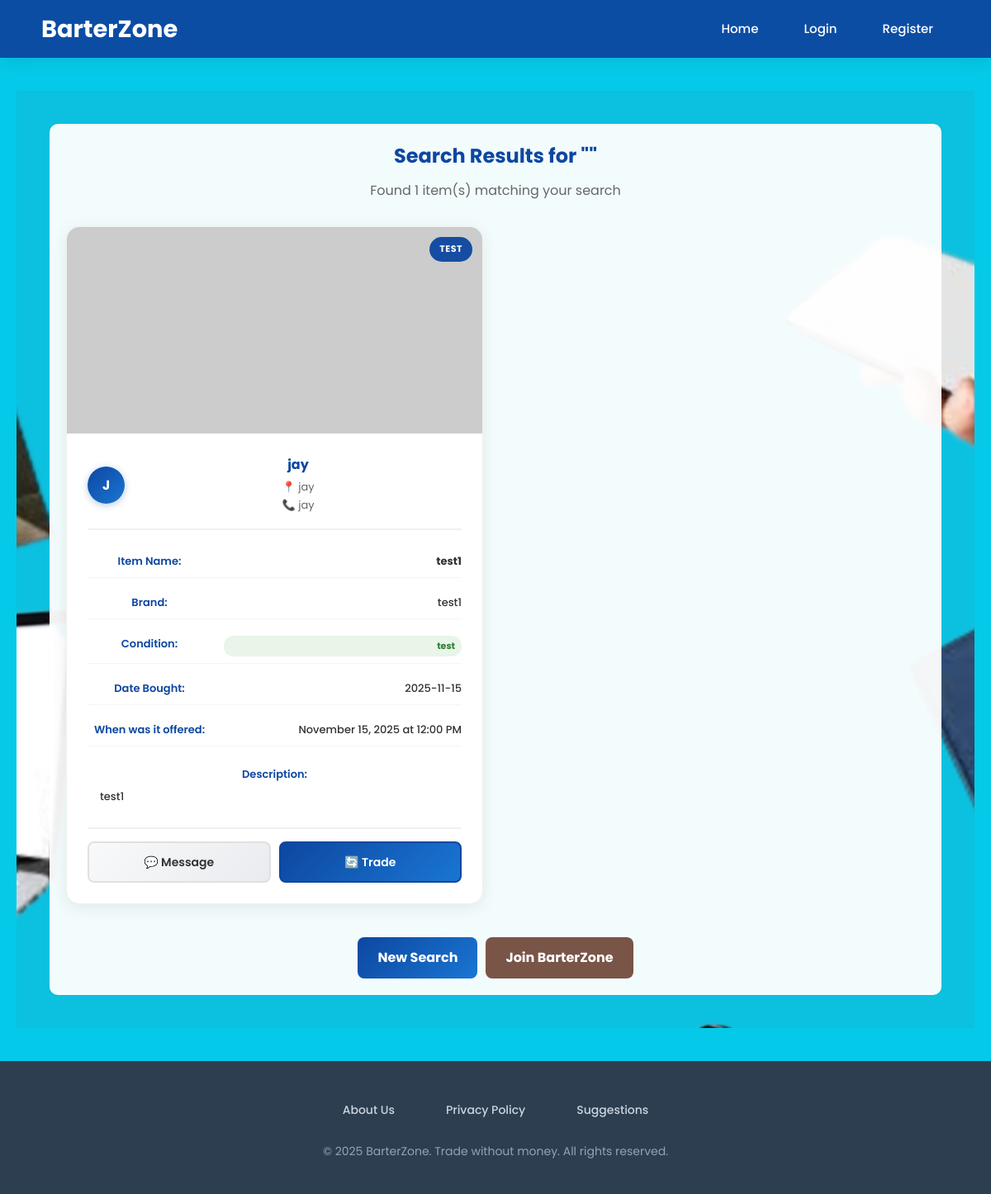
Before: /search_items with the older database file.
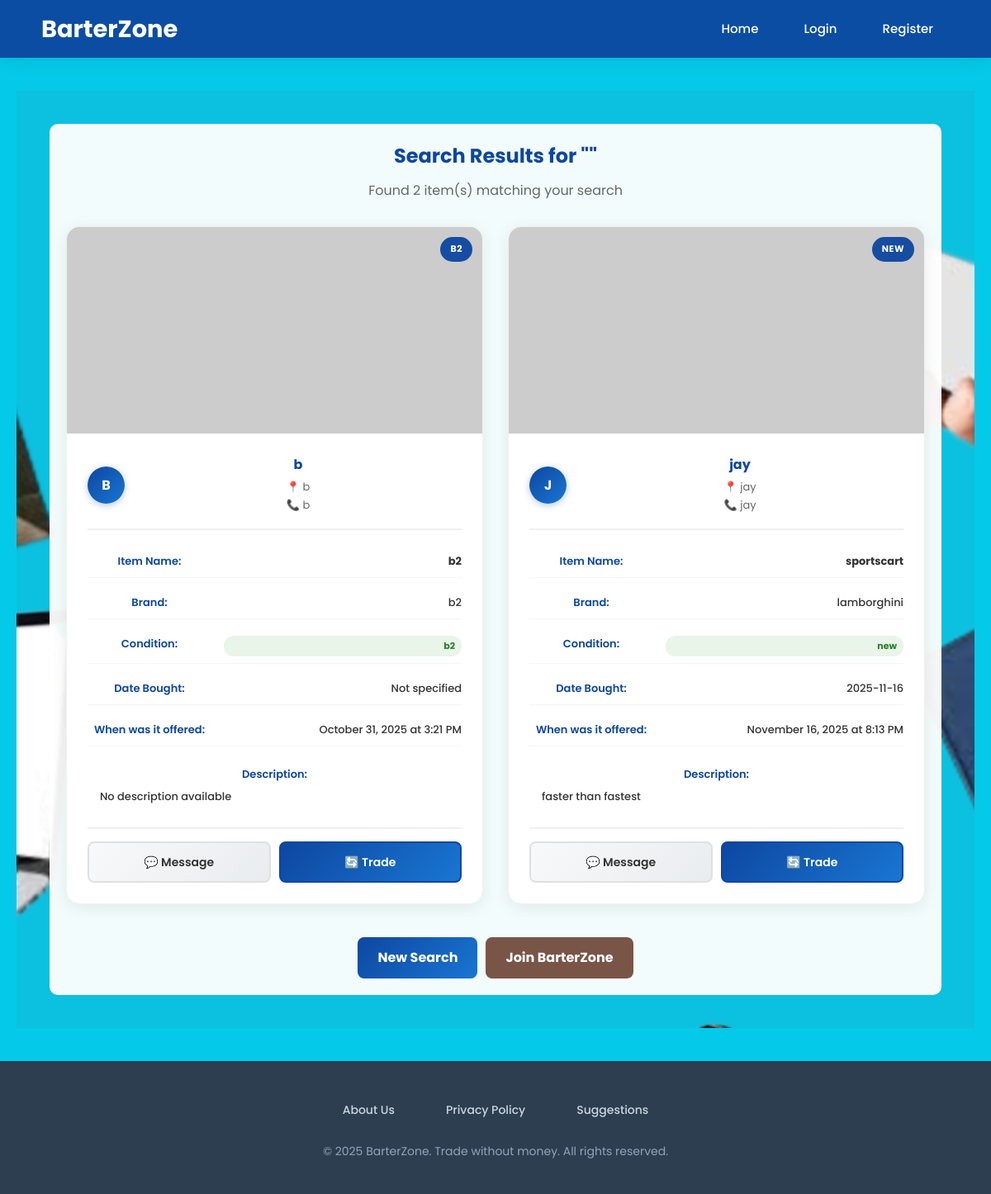
After: the same page with the newer database file.
### tables this page shows
CREATE TABLE items (
            items_id INTEGER PRIMARY KEY AUTOINCREMENT,
            user_id INTEGER,
            item_Name TEXT NOT NULL,
            item_Brand TEXT,
            item_Condition TEXT,
            item_DateBought TEXT,
            item_DateOffered TEXT,
            item_Description TEXT,
            item_image TEXT,
            item_available BOOLEAN DEFAULT 1,
            created_at TIMESTAMP DEFAULT CURRENT_TIMESTAMP,
            FOREIGN KEY (user_id) REFERENCES users (id)
        );

CREATE TABLE users (
            id INTEGER PRIMARY KEY AUTOINCREMENT,
            username TEXT UNIQUE NOT NULL,
            email TEXT,
            password TEXT NOT NULL,
            birthdate TEXT,
            location TEXT,
            full_name TEXT,
            contact TEXT,
            created_at TIMESTAMP DEFAULT CURRENT_TIMESTAMP
        , is_admin BOOLEAN DEFAULT 0);

### app.py (the view)
@app.route('/search_items')
def search_items():
    query = request.args.get('q', '')
    with sqlite3.connect(DB_NAME) as conn:
        conn.row_factory = sqlite3.Row
        items = conn.execute("""
            SELECT i.*, u.username, u.full_name, u.location, u.contact
            FROM items i
            JOIN users u ON i.user_id = u.id
            WHERE (i.item_Name LIKE ? OR i.item_Brand LIKE ? OR i.item_Description LIKE ?
            OR u.username LIKE ? OR u.full_name LIKE ?)
            AND u.is_admin = 0  -- EXCLUDE ADMIN USERS
            AND (i.item_available IS NULL OR i.item_available = 1)
            AND i.items_id NOT IN (
                -- Items in active trades
                SELECT offer_item_id FROM trades WHERE trade_status IN ('pending', 'accepted')
                UNION
                SELECT target_item_id FROM trades WHERE trade_status IN ('pending', 'accepted')
                UNION
                -- Items in completed trades
                SELECT offer_item_id FROM trades WHERE trade_status = 'completed'
                UNION
                SELECT target_item_id FROM trades WHERE trade_status = 'completed'
            )
        """, (f"%{query}%", f"%{query}%", f"%{query}%", f"%{query}%", f"%{query}%")).fetchall()
    return render_template('search_results.html', items=items, query=query)

### templates/search_results.html (shortened to what the changed rows need)
{% extends "base.html" %}
{% block content %}
<section class="hero-section">
  <div class="overlay" style="background: rgba(255,255,255,0.95); color:#333; max-width: 1400px; width:100%; padding:20px; border-radius:10px;">
    <h2 style="color:#0d47a1; margin-bottom:10px; text-align: center;">Search Results for "{{ query }}"</h2>
    <p style="color:#666; margin-bottom:30px; text-align: center;">Found {{ items|length }} item(s) matching your search</p>
    {% if items %}
    <div class="items-grid">
        {% for item in items %}
        <div class="item-card">
            <div class="item-image">
    {% if item['item_image'] %}
    <img src="{{ item['item_image'] }}" alt="{{ item['item_Name'] }}" onerror="this.src='https://via.placeholder.com/300x200/0d47a1/ffffff?text=No+Image'">
    {% else %}
    <img src="https://via.placeholder.com/300x200/0d47a1/ffffff?text=No+Image" alt="{{ item['item_Name'] }}">
    {% endif %}
    <div class="item-condition">{{ item['item_Condition'] or 'Good' }}</div>
</div>
            <div class="item-details">
                <div class="owner-section">
                    <div class="owner-avatar">
                        {{ (item['full_name'] or item['username'])|first|upper }}
                    </div>
                    <div class="owner-info">
                        <div class="owner-name">{{ item['full_name'] or item['username'] }}</div>
                        {% if item['location'] %}
                        <div class="owner-location">📍 {{ item['location'] }}</div>
                        {% endif %}
                        {% if item['contact'] %}
                        <div class="owner-contact">📞 {{ item['contact'] }}</div>
                        {% endif %}
                    </div>
                </div>
                <div class="detail-row">
                    <span class="detail-label">Item Name:</span>
                    <span class="detail-value">
                        <a href="{{ url_for('view_item', item_id=item['items_id']) }}" style="color: inherit; text-decoration: none; font-weight: bold;">
                            {{ item['item_Name'] }}
                        </a>
                    </span>
                </div>
                <div class="detail-row">
                    <span class="detail-label">Brand:</span>
                    <span class="detail-value">{{ item['item_Brand'] or 'Not specified' }}</span>
                </div>
                <div class="detail-row">
                    <span class="detail-label">Condition:</span>
                    <span class="detail-value condition-badge">{{ item['item_Condition'] or 'Good' }}</span>
                </div>
                <div class="detail-row">
                    <span class="detail-label">Date Bought:</span>
                    <span class="detail-value">{{ item['item_DateBought'] or 'Not specified' }}</span>
                </div>
                <div class="detail-row">
                    <span class="detail-label">When was it offered:</span>
                    <span class="detail-value">{{ item['item_DateOffered'] or 'Not specified' }}</span>
                </div>
                <div class="detail-row-full">
                    <span class="detail-label">Description:</span>
                    <p class="detail-value description-text">{{ item['item_Description'] or 'No description available' }}</p>
                </div>
                <div class="item-actions">
                    <a href="{{ url_for('send_message') }}?receiver_id={{ item['user_id'] }}" class="btn-message">
                        💬 Message
                    </a>
                    <a href="{{ url_for('request_trade') }}?target_item_id={{ item['items_id'] }}" class="btn-trade">
                        🔄 Trade
                    </a>
                </div>
            </div>
        </div>
        {% endfor %}
    </div>
    {% endif %}
    {% if items %}
    <div style="margin-top: 40px; text-align: center;">
        <div style="display: flex; gap: 10px; justify-content: center; flex-wrap: wrap;">
        </div>
    </div>
    {% endif %}
  </div>
</section>
{% endblock %}

Changed rows visible on the page:
no longer on this page (row unchanged): items: item_Condition "TEST", {{ (item['full_name'] or item['username'])|first|upper }} "J", full_name "jay", location "jay", contact "jay", item_Name "test1", item_Brand "test1", item_Condition "test", item_DateBought "2025-11-15", item_DateOffered "November 15, 2025 at 12:00 PM", item_Description "test1"
now on this page (row unchanged): items: item_Condition "B2", full_name "b", location "b", contact "b", item_Name "b2", item_Brand "b2", item_Condition "b2", item_DateBought "Not specified", item_DateOffered "October 31, 2025 at 3:21 PM", item_Description "No description available"
now on this page (row unchanged): users: full_name "B"
added items: item_Condition "NEW", {{ (item['full_name'] or item['username'])|first|upper }} "J", full_name "jay", location "jay", contact "jay", item_Name "sportscart", item_Brand "lamborghini", item_Condition "new", item_DateBought "2025-11-16", item_DateOffered "November 16, 2025 at 8:13 PM", item_Description "faster than fastest"
Other visible differences:
{{ items|length }}: "1" → "2"
